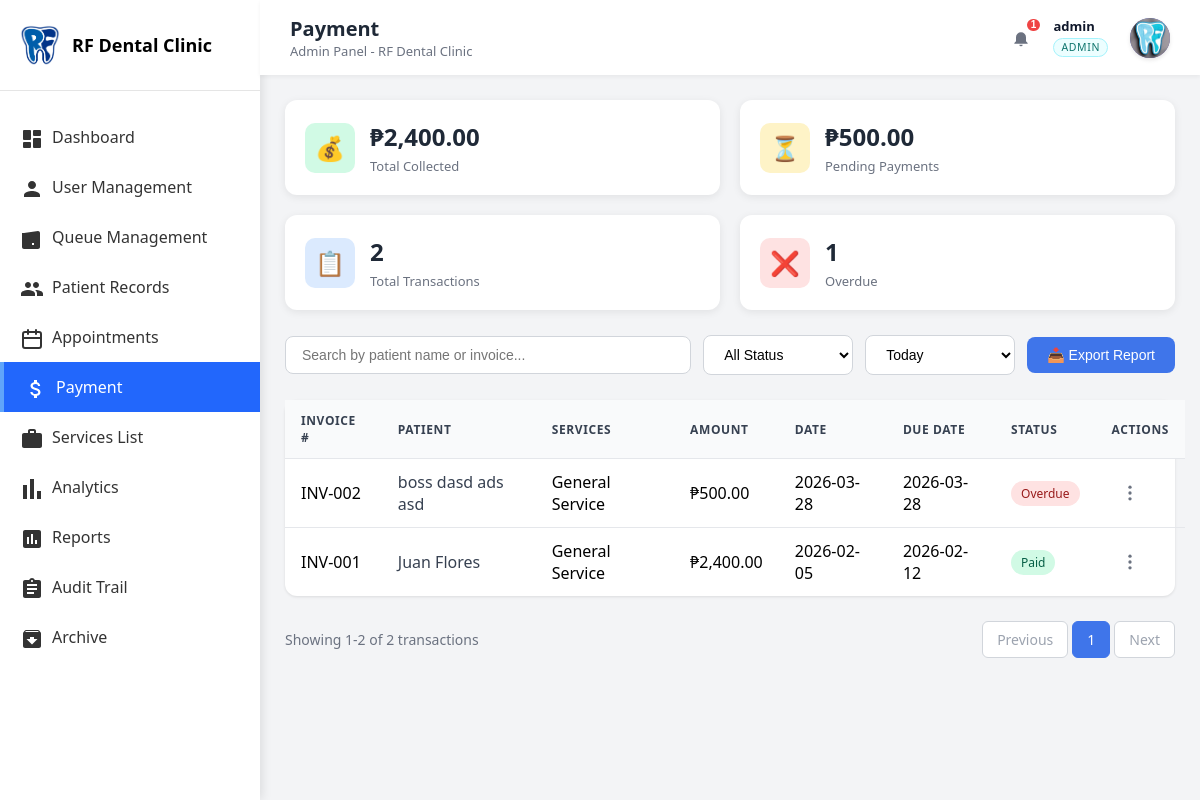
The app's page /master/admin/admin_payment.php (signed in) with its own data.
### tables this page shows
CREATE TABLE `billing` (
  `id` int(11) NOT NULL,
  `patient_id` int(11) NOT NULL,
  `treatment_id` int(11) DEFAULT NULL,
  `appointment_id` int(11) DEFAULT NULL,
  `total_amount` decimal(10,2) NOT NULL,
  `paid_amount` decimal(10,2) DEFAULT 0.00,
  `balance` decimal(10,2) DEFAULT 0.00,
  `payment_status` varchar(20) DEFAULT 'pending',
  `billing_date` date NOT NULL,
  `due_date` date DEFAULT NULL,
  `notes` text DEFAULT NULL,
  `created_at` timestamp NOT NULL DEFAULT current_timestamp(),
  `updated_at` timestamp NOT NULL DEFAULT current_timestamp() ON UPDATE current_timestamp()
);

CREATE TABLE `patients` (
  `id` int(11) NOT NULL,
  `user_id` int(11) DEFAULT NULL,
  `first_name` varchar(100) DEFAULT NULL,
  `middle_name` varchar(100) DEFAULT NULL,
  `last_name` varchar(100) DEFAULT NULL,
  `suffix` varchar(10) DEFAULT NULL,
  `age` int(11) DEFAULT NULL,
  `gender` varchar(10) DEFAULT NULL,
  `date_of_birth` date DEFAULT NULL,
  `phone` varchar(20) DEFAULT NULL,
  `email` varchar(100) DEFAULT NULL,
  `address` text DEFAULT NULL,
  `city` varchar(100) DEFAULT NULL,
  `province` varchar(100) DEFAULT NULL,
  `zip_code` varchar(20) DEFAULT NULL,
  `religion` varchar(50) DEFAULT NULL,
  `dental_insurance` varchar(100) DEFAULT NULL,
  `insurance_effective_date` date DEFAULT NULL,
  `registration_source` varchar(50) DEFAULT 'direct',
  `source_appointment_id` int(11) DEFAULT NULL,
  `status` enum('active','inactive') DEFAULT 'active',
  `is_archived` tinyint(1) NOT NULL DEFAULT 0,
  `created_at` timestamp NOT NULL DEFAULT current_timestamp(),
  `updated_at` timestamp NOT NULL DEFAULT current_timestamp() ON UPDATE current_timestamp(),
  `created_by` int(11) DEFAULT NULL,
  `deleted_at` datetime DEFAULT NULL
);

### master/admin/admin_payment.php (the view, shortened to what this page needs)
<?php
require_once __DIR__ . '/../../config/database.php';
$billingRecords = [];
$totalCollected = 0;
$pendingPayments = 0;
$totalTransactions = 0;
$overdueCount = 0;
$showingStart = 0;
$showingEnd = 0;
$filteredTotal = 0;
$totalPages = 1;
$perPage = 10;
try {
    $currentPage = isset($_GET['page']) ? max(1, intval($_GET['page'])) : 1;
    $whereClause = "WHERE 1=1";
    $statsStmt = $pdo->query("
        SELECT
            COALESCE(SUM(CASE WHEN payment_status = 'paid' THEN paid_amount ELSE 0 END), 0) AS total_collected,
            COALESCE(SUM(CASE WHEN payment_status IN ('pending', 'unpaid', 'partial') THEN balance ELSE 0 END), 0) AS pending_payments,
            COUNT(*) AS total_transactions,
            SUM(CASE WHEN due_date < CURDATE() AND (balance IS NOT NULL AND balance > 0) THEN 1 ELSE 0 END) AS overdue_count
        FROM billing
    ");
    $stats = $statsStmt->fetch(PDO::FETCH_ASSOC) ?: [];
    $totalCollected = (float)($stats['total_collected'] ?? 0);
    $pendingPayments = (float)($stats['pending_payments'] ?? 0);
    $totalTransactions = (int)($stats['total_transactions'] ?? 0);
    $overdueCount = (int)($stats['overdue_count'] ?? 0);
    $countSql = "SELECT COUNT(*) as total FROM billing b LEFT JOIN patients p ON p.id = b.patient_id $whereClause";
    $countStmt = $pdo->prepare($countSql);
    $countStmt->execute();
    $filteredTotal = (int)$countStmt->fetch(PDO::FETCH_ASSOC)['total'];
    $totalPages = ceil($filteredTotal / $perPage);
    $offset = ($currentPage - 1) * $perPage;
    $sql = "
        SELECT
            b.id AS billing_id,
            b.patient_id,
            b.treatment_id,
            b.appointment_id,
            b.total_amount,
            b.paid_amount,
            b.balance,
            b.payment_status,
            b.billing_date,
            b.due_date,
            p.first_name,
            p.middle_name,
            p.last_name,
            p.suffix,
            p.phone,
            p.address,
            COALESCE(t.procedure_name, a.treatment, 'General Service') AS service_name
        FROM billing b
        LEFT JOIN patients p ON p.id = b.patient_id
        LEFT JOIN treatments t ON t.id = b.treatment_id
        LEFT JOIN appointments a ON a.id = b.appointment_id
        $whereClause
        ORDER BY b.billing_date DESC
        LIMIT $perPage OFFSET $offset
    ";
    $stmt = $pdo->prepare($sql);
    $stmt->execute();
    $billingRecords = $stmt->fetchAll(PDO::FETCH_ASSOC);
    $showingStart = $filteredTotal ? $offset + 1 : 0;
    $showingEnd = min($offset + $perPage, $filteredTotal);
} catch (Exception $e) {
    $billingRecords = [];
}
require_once __DIR__ . '/../../includes/admin_layout_start.php';
?>
            <div class="content-main">
                <div class="summary-cards">
                    <div class="summary-card">
                        <div class="summary-icon green">&#128176;</div>
                        <div class="summary-info">
                            <h3>&#8369;<?php echo number_format($totalCollected, 2); ?></h3>
                            <p>Total Collected</p>
                        </div>
                    </div>
                    <div class="summary-card">
                        <div class="summary-icon yellow">&#9203;</div>
                        <div class="summary-info">
                            <h3>&#8369;<?php echo number_format($pendingPayments, 2); ?></h3>
                            <p>Pending Payments</p>
                        </div>
                    </div>
                    <div class="summary-card">
                        <div class="summary-icon blue">&#128203;</div>
                        <div class="summary-info">
                            <h3><?php echo number_format($totalTransactions); ?></h3>
                            <p>Total Transactions</p>
                        </div>
                    </div>
                    <div class="summary-card">
                        <div class="summary-icon red">&#10060;</div>
                        <div class="summary-info">
                            <h3><?php echo number_format($overdueCount); ?></h3>
                            <p>Overdue</p>
                        </div>
                    </div>
                </div>
                <div class="search-filters">
                    <input type="text" class="search-input" placeholder="Search by patient name or invoice..." id="paymentSearch">
                    <select class="filter-select" id="paymentStatus">
                        <option value="">All Status</option>
                    </select>
                    <select class="filter-select" id="dateRange">
                        <option value="today">Today</option>
                    </select>
                    <div class="page-header">
                    <button class="btn-primary" onclick="exportPayment()">&#128229; Export Report</button>
                </div>
                </div>
                <div class="table-container">
                    <table class="data-table">
                        <thead>
                            <tr>
                                <th>Invoice #</th>
                                <th>Patient</th>
                                <th>Services</th>
                                <th>Amount</th>
                                <th>Date</th>
                                <th>Due Date</th>
                                <th>Status</th>
                                <th>Actions</th>
                            </tr>
                        </thead>
                        <tbody id="paymentTableBody">
                            <?php if (empty($billingRecords)): ?>
                            <tr>
                                <td colspan="8" style="text-align: center; padding: 40px; color: #6b7280;">
                                    No payment records found. Add patients and create billing to see payments here.
                                </td>
                            </tr>
                            <?php else: ?>
                            <?php foreach ($billingRecords as $record):
                                $invoiceNum = 'INV-' . str_pad($record['billing_id'], 3, '0', STR_PAD_LEFT);
                                $fullName = trim($record['first_name'] . ' ' . $record['middle_name'] . ' ' . $record['last_name'] . ' ' . $record['suffix']);
                                $fullName = preg_replace('/\s+/', ' ', $fullName);
                                $services = $record['service_name'] ?? 'General Service';
                                $status = $record['payment_status'] === 'paid' ? 'paid' : 'unpaid';
                                $isOverdue = !empty($record['due_date']) && $record['due_date'] < date('Y-m-d') && $record['balance'] > 0;
                                $displayStatus = $isOverdue ? 'overdue' : $status;
                            ?>
                            <tr data-invoice-id="<?php echo $invoiceNum; ?>" data-status="<?php echo $status; ?>" data-name="<?php echo strtolower($fullName); ?>" data-billing-id="<?php echo $record['billing_id']; ?>" data-patient-id="<?php echo $record['patient_id']; ?>">
                                <td><?php echo $invoiceNum; ?></td>
                                <td>
                                    <?php if ($record['patient_id']): ?>
                                    <a href="patient_records.php?id=<?php echo $record['patient_id']; ?>" style="color: #374151; text-decoration: none; font-weight: 500;">
                                        <?php echo htmlspecialchars($fullName); ?>
                                    </a>
                                    <?php else: ?>
                                    <span style="color: #6b7280;">Unknown Patient</span>
                                    <?php endif; ?>
                                </td>
                                <td><?php echo htmlspecialchars($services); ?></td>
                                <td>&#8369;<?php echo number_format($record['total_amount'], 2); ?></td>
                                <td><?php echo date('Y-m-d', strtotime($record['billing_date'])); ?></td>
                                <td><?php echo date('Y-m-d', strtotime($record['due_date'])); ?></td>
                                <td>
                                    <span class="status-badge <?php echo $displayStatus; ?>">
                                        <?php if ($isOverdue): ?>
                                        Overdue
                                        <?php else: ?>
                                        <?php echo ucfirst($status); ?>
                                        <?php endif; ?>
                                    </span>
                                </td>
                                <td>
                                    <button class="queue-kebab-btn" data-invoice-id="<?php echo $invoiceNum; ?>" data-billing-id="<?php echo $record['billing_id']; ?>" data-status="<?php echo $status; ?>" data-patient-id="<?php echo $record['patient_id']; ?>">
                                        <svg xmlns="http://www.w3.org/2000/svg" width="20" height="20" viewBox="0 0 24 24" fill="currentColor">
                                            <circle cx="12" cy="5" r="2"/>
                                            <circle cx="12" cy="12" r="2"/>
                                            <circle cx="12" cy="19" r="2"/>
                                        </svg>
                                    </button>
                                </td>
                            </tr>
                            <?php endforeach; ?>
                            <?php endif; ?>
                        </tbody>
                    </table>
                </div>
                <?php if ($filteredTotal > 0): ?>
                <div class="pagination">
                    <span class="pagination-info">Showing <?php echo $showingStart; ?>-<?php echo $showingEnd; ?> of <?php echo $filteredTotal; ?> transactions</span>
                    <div class="pagination-buttons">
                        <?php
                        $queryString = $_GET;
                        unset($queryString['page']);
                        $baseUrl = '?' . http_build_query($queryString);
                        ?>
                        <a href="<?php echo $baseUrl; ?>page=<?php echo $currentPage - 1; ?>" class="pagination-btn <?php echo $currentPage <= 1 ? 'disabled' : ''; ?>" <?php echo $currentPage <= 1 ? 'onclick="return false;"' : ''; ?>>Previous</a>
                        <?php for ($i = 1; $i <= $totalPages; $i++): ?>
                            <?php if ($i == 1 || $i == $totalPages || ($i >= $currentPage - 1 && $i <= $currentPage + 1)): ?>
                                <a href="<?php echo $baseUrl; ?>page=<?php echo $i; ?>" class="pagination-btn <?php echo $i == $currentPage ? 'active' : ''; ?>"><?php echo $i; ?></a>
                            <?php elseif ($i == $currentPage - 2 || $i == $currentPage + 2): ?>
                                <span class="pagination-btn disabled">...</span>
                            <?php endif; ?>
                        <?php endfor; ?>
                        <a href="<?php echo $baseUrl; ?>page=<?php echo $currentPage + 1; ?>" class="pagination-btn <?php echo $currentPage >= $totalPages ? 'disabled' : ''; ?>" <?php echo $currentPage >= $totalPages ? 'onclick="return false;"' : ''; ?>>Next</a>
                    </div>
                </div>
                <?php endif; ?>
            </div>
<?php
require_once __DIR__ . '/../../includes/admin_layout_end.php';
?>

### records on screen
billing: id "INV-002", patient.suffix "boss dasd ads asd", services "General Service", total_amount "500.00", billing_date "2026-03-28", due_date "2026-03-28", balance "Overdue"
billing: id "INV-001", patient.suffix "Juan Flores", services "General Service", total_amount "2,400.00", billing_date "2026-02-05", due_date "2026-02-12", payment_status "Paid"

### other values on screen
$pageTitle "Payment"
$notificationTotal "1"
$displayHeaderName "admin"
$_SESSION['role'] "ADMIN"
$totalCollected "2,400.00"
$pendingPayments "500.00"
$totalTransactions "2"
$overdueCount "1"
$showingStart "1"
$showingEnd "2"
$filteredTotal "2"
